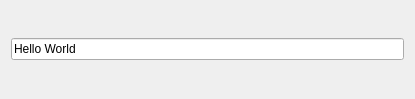
<?xml version="1.0" encoding="UTF-8"?>
<ui version="4.0">
 <class>Form</class>
 <widget class="QWidget" name="Form">
  <property name="geometry">
   <rect>
    <x>0</x>
    <y>0</y>
    <width>415</width>
    <height>99</height>
   </rect>
  </property>
  <property name="windowTitle">
   <string>Hello World</string>
  </property>
  <layout class="QVBoxLayout" name="verticalLayout_2">
   <item>
    <layout class="QVBoxLayout" name="verticalLayout">
     <item>
      <widget class="QLineEdit" name="myLineEdit">
       <property name="text">
        <string>Hello World</string>
       </property>
      </widget>
     </item>
    </layout>
   </item>
  </layout>
 </widget>
 <resources/>
 <connections>
  <connection>
   <sender>myLineEdit</sender>
   <signal>textChanged(QString)</signal>
   <receiver>Form</receiver>
   <slot>setWindowTitle(QString)</slot>
   <hints>
    <hint type="sourcelabel">
     <x>199</x>
     <y>149</y>
    </hint>
    <hint type="destinationlabel">
     <x>199</x>
     <y>149</y>
    </hint>
   </hints>
  </connection>
 </connections>
</ui>
